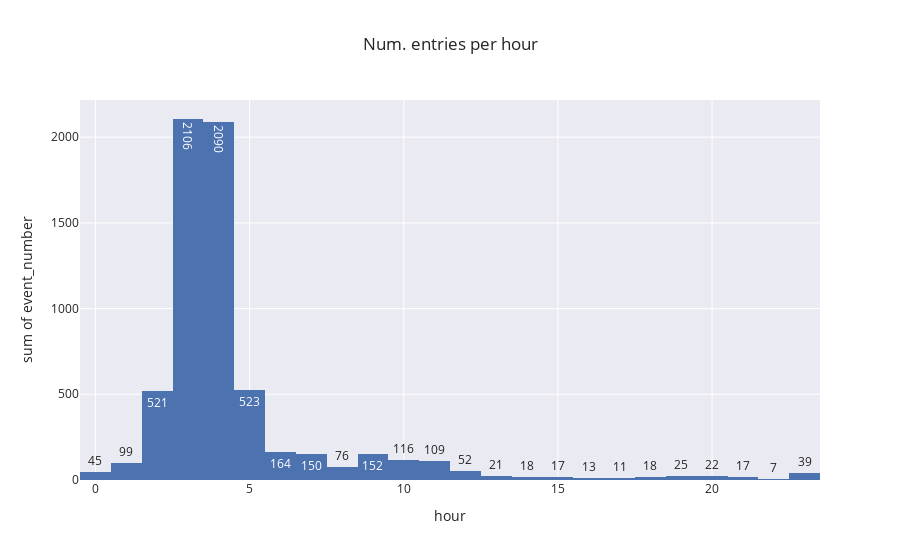

The notebook cell saved with this chart:
### Code cell
# Create new dataframe
df_hour = pd.DataFrame()

# Group data logs by hour and calculate their size as number and percentage
df_hour["event_number"] = df_00001AAA.groupby(by=["hour"]).size()
df_hour["event_%"] = round(df_hour["event_number"]/df_hour["event_number"].sum()*100,1)
print(df_hour)

# Plot an histogram
fig = px.histogram(df_hour, 
                   x=df_hour.index, 
                   y="event_number",
                   nbins=len(df_hour),
                   text_auto=True,
                   template="seaborn",
                   title="Num. entries per hour",
                   )
fig.show()

### Figure 1 — Plotly figure (JSON) as saved in the notebook; plotly's stock layout.template omitted (floating-point values rounded to 4 significant figures)
{"data": [{"alignmentgroup": "True", "bingroup": "x", "histfunc": "sum", "hovertemplate": "hour=%{x}<br>sum of event_number=%{y}<extra></extra>", "legendgroup": "", "marker": {"color": "rgb(76,114,176)", "pattern": {"shape": ""}}, "name": "", "nbinsx": 24, "offsetgroup": "", "orientation": "v", "showlegend": false, "texttemplate": "%{value}", "type": "histogram", "x": [0, 1, 2, 3, 4, 5, 6, 7, 8, 9, 10, 11, 12, 13, 14, 15, 16, 17, 18, 19, 20, 21, 22, 23], "xaxis": "x", "y": [45, 99, 521, 2106, 2090, 523, 164, 150, 76, 152, 116, 109, 52, 21, 18, 17, 13, 11, 18, 25, 22, 17, 7, 39], "yaxis": "y"}], "layout": {"barmode": "relative", "legend": {"tracegroupgap": 0}, "title": {"text": "Num. entries per hour"}, "xaxis": {"anchor": "y", "domain": [0, 1], "title": {"text": "hour"}}, "yaxis": {"anchor": "x", "domain": [0, 1], "title": {"text": "sum of event_number"}}}}
